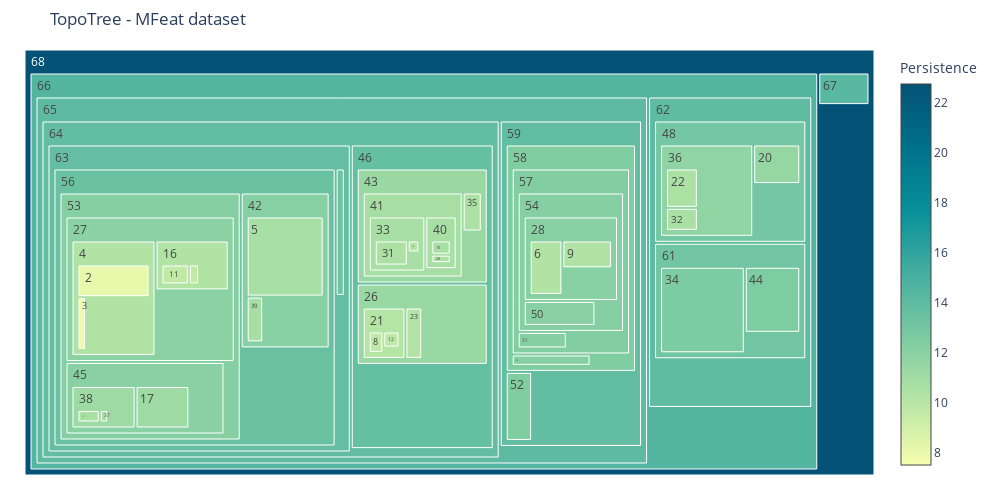

The code cell stored with this chart in its notebook:
### Code cell
fig = plot_hierarchical_treemap(df_comp_mfeat)
fig.update_layout(title='TopoTree - MFeat dataset')
fig.show()

### Figure 1 — Plotly figure (JSON) as saved in the notebook; plotly's stock layout.template omitted (floating-point values rounded to 4 significant figures)
{"data": [{"branchvalues": "total", "hovertemplate": "<b>Component #%{label} </b> <br> Points: %{value}<br> Persistence: %{color:.2f}<br> Parent: #%{parent}", "labels": [0, 1, 2, 3, 4, 5, 6, 7, 8, 9, 10, 11, 12, 13, 14, 15, 16, 17, 18, 19, 20, 21, 22, 23, 24, 25, 26, 27, 28, 29, 30, 31, 32, 33, 34, 35, 36, 37, 38, 39, 40, 41, 42, 43, 44, 45, 46, 47, 48, 49, 50, 51, 52, 53, 54, 55, 56, 57, 58, 59, 60, 61, 62, 63, 64, 65, 66, 67, 68], "marker": {"colorbar": {"title": {"text": "Persistence"}}, "colors": [7.524, 7.615, 8.095, 7.874, 10.32, 10.76, 10.34, 9.325, 9.791, 10.38, 9.423, 9.636, 9.841, 10.26, 9.687, 10.73, 10.31, 11.18, 10.35, 10.64, 11.52, 10.15, 10.54, 10.26, 10.2, 10.32, 11.37, 12.02, 12.08, 10.57, 10.43, 10.51, 10.59, 10.75, 12.57, 10.57, 11.74, 10.69, 11.19, 10.78, 10.75, 10.81, 12.11, 11.34, 12.53, 12.05, 13.69, 11.9, 12.99, 11.97, 12.1, 12.21, 12.37, 12.2, 12.23, 12.18, 13.5, 12.33, 12.38, 13.78, 13.27, 13.12, 13.91, 13.7, 13.78, 13.99, 14.52, 14.25, 22.75], "colorscale": [[0, "rgb(247, 254, 174)"], [0.1667, "rgb(183, 230, 165)"], [0.3333, "rgb(124, 203, 162)"], [0.5, "rgb(70, 174, 160)"], [0.6667, "rgb(8, 144, 153)"], [0.8333, "rgb(0, 113, 139)"], [1, "rgb(4, 82, 117)"]], "showscale": true}, "maxdepth": -1, "name": "", "parents": [2, 2, 4, 4, 27, 42, 28, 11, 21, 28, 11, 16, 21, 31, 16, 40, 27, 45, 30, 38, 48, 26, 36, 26, 33, 30, 46, 53, 54, 40, 31, 33, 36, 41, 61, 43, 48, 38, 45, 42, 41, 43, 56, 46, 61, 53, 64, 50, 62, 50, 54, 57, 59, 56, 57, 58, 63, 58, 59, 65, 63, 62, 66, 64, 65, 66, 68, 68, null], "type": "treemap", "values": [32, 25, 68, 13, 178, 98, 67, 11, 18, 52, 10, 30, 15, 22, 11, 27, 67, 57, 20, 29, 21, 38, 24, 15, 10, 16, 106, 333, 169, 16, 37, 60, 14, 81, 84, 11, 97, 11, 68, 12, 43, 126, 154, 150, 42, 156, 358, 22, 146, 12, 38, 12, 16, 499, 219, 10, 744, 245, 260, 339, 11, 139, 336, 768, 1130, 1481, 1878, 10, 2000]}], "layout": {"height": 500, "margin": {"b": 25, "l": 25, "r": 25, "t": 50}, "title": {"text": "TopoTree - MFeat dataset"}, "width": 1000}}
